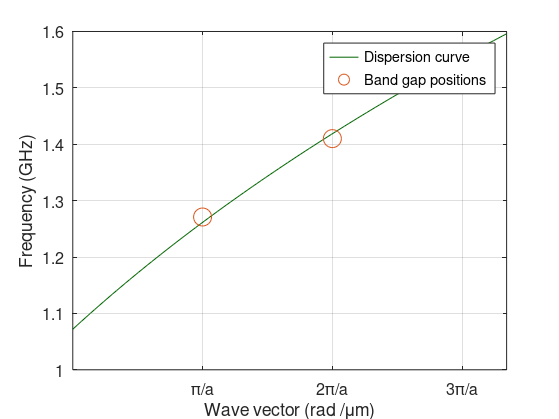
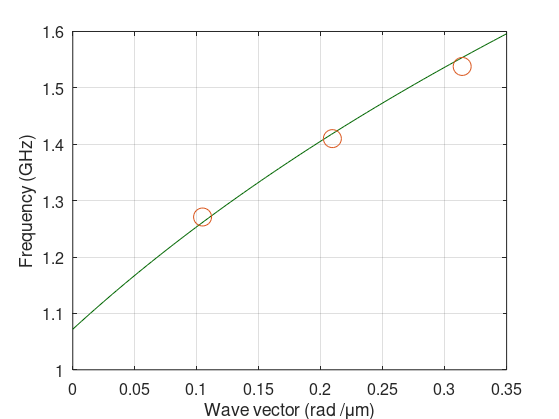
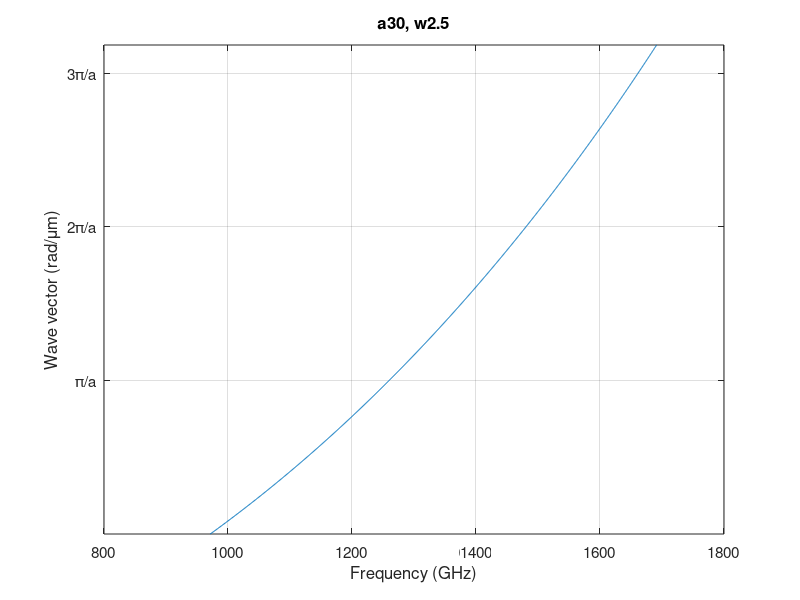

These charts were generated, in order, by the following MATLAB code:
close all
clear

F = dir('Copy_of_5.00mT_135.00deg_985232730.txt');

xdata = zeros(512, length(F));
ydata1 = xdata;
ydata2 = xdata;

rfreq = [1.271 1.410 1.538];
ramp = [0.0001029, 0.0001449, 0.0001387];

for k = 1:length(F)  
   read = dlmread(F(k).name);
  
   xdata(:,k) = read(:,1);
   ydata1(:,k) = read(:,6);
   ydata2(:,k) = read(:,2);
   
   figure
   plot(xdata(:,k), ydata1(:,k))
   xlabel('Frequency (GHz)')
   ylabel('Re(permeability)')
   set(gca,'FontSize',11.5);
   
  % title(F(k).name)
   
   h = figure;
   plot(xdata(:,k), ydata1(:,k))%, 'Color', [0 0.5 0])
   xlabel('Frequency (GHz)')
   ylabel('Re(S_{12}) (arb. units)')
   hold on
%   plot(rfreq, ramp, 'o', 'markers', 13)
   set(gca,'FontSize',11.6)
   legend('Raw data', 'Bandgap centers')
   xlim([0.7,2])
   
   set(h,'Units','Inches');

pos = get(h,'Position');

set(h,'PaperPositionMode','Auto','PaperUnits','Inches','PaperSize',[pos(3), pos(4)])

print(h,'filename','-dpdf','-r0')
   
  % title('5 mT')
   
end

% Plotting

h = 50; % 5 mT so 0.5 Oe
y = 2.84; % Mhz/Oe
meff = 2290; % 4\pi*M_eff (Gauss)

fh = y*h;
fm = y*meff;

k = linspace(0, 0.4, 1000);
d0 = 130*0+0.25;

bragg = (1:4)*pi/25;

f1 = sqrt((fh + fm/2).^2 - (fm/2).^2*exp(-2*k*d0));


figure
plot(f1, k)
xlabel('Frequency (GHz)')
ylabel('Wave vector (rad/\mum)')
title('a30, w2.5')
yticks(bragg)
yticklabels({'\pi/a', '2\pi/a', '3\pi/a', '4\pi/a'})
set(gca,'FontSize',11);
grid on

% Dispersion formula from paper

H_ext = 5; % mT
H_ani = 1.5; % mT
Ms = 229*0+219; % mT
d = 0.23; % \mum
a = 30; % \mum

kk = linspace(0, 0.35,100);
conversion = 4*pi*10^(-7);
bragg2 = (1:3)*pi/a;
gamma = 0.028;

f2 = gamma*sqrt((H_ext + H_ani)*(H_ext + H_ani + Ms) + Ms^2/4*(1-exp(-2*kk*d)));

f2D = gamma*sqrt((H_ext + H_ani)*(H_ext + H_ani + Ms) + Ms^2/4*(1-exp(-2*bragg2*d)));

h1 = figure;
plot(kk, f2, 'Color', [0 0.4 0])
ylabel('Frequency (GHz)')
xlabel('Wave vector (rad /\mum)')
%title('a30w2.5, 5 mT')
xticks(bragg2)
xticklabels({'\pi/a', '2\pi/a', '3\pi/a'})
%rfreq = [1271 1410 1538];
%ramp = [0.0001061, 0.0001449, 0.0001387];
hold on
grid on
plot(bragg2, rfreq,'o', 'markers', 13)
set(gca,'FontSize',11.6)
legend('Dispersion curve', 'Band gap positions')
%plot(rfeq, ramp)
   set(h1,'Units','Inches');

pos = get(h1,'Position');

set(h1,'PaperPositionMode','Auto','PaperUnits','Inches','PaperSize',[pos(3), pos(4)])

print(h1,'filename','-dpdf','-r0')


h2 = figure;
plot(kk, f2, 'Color', [0 0.4 0])
ylabel('Frequency (GHz)')
xlabel('Wave vector (rad /\mum)')
%title('a30w2.5, 5 mT')
%xticks(bragg2)
%xticklabels({'\pi/a', '2\pi/a', '3\pi/a'})
%rfreq = [1271 1410 1538];
%ramp = [0.0001061, 0.0001449, 0.0001387];
hold on
grid on
plot(bragg2, rfreq,'o', 'markers', 13)
set(gca,'FontSize',11.6)
%legend('Calculated dispersion curve', 'Band gap centers')
%plot(rfeq, ramp)
   set(h2,'Units','Inches');

pos = get(h2,'Position');

set(h2,'PaperPositionMode','Auto','PaperUnits','Inches','PaperSize',[pos(3), pos(4)])

print(h2,'filename','-dpdf','-r0')

ax1=gca;

%ax2 = axes('Position', get(ax1, 'Position'),'Color', 'none');

%set(ax1,'YAxisLocation','Right');
%set(ax2, 'XAxisLocation', 'top','YAxisLocation','Right');


% set(ax2, 'XLim', get(ax1, 'XLim'),'YLim', get(ax1, 'YLim'));
% 
% set(ax2, 'XTick', get(ax1, 'XTick'), 'YTick', get(ax1, 'YTick'))

% OppTickLabels = {'a' 'b' 'c' 'd' 'e' 'f' 'g' 'h' 'i' 'j' 'k'}
% 
% % Set the x-tick and y-tick  labels for the second axes
% 
% set(ax2, 'XTickLabel', OppTickLabels,'YTickLabel',OppTickLabels);


%rfreq = [1271 1410 1538]; % Real central frequencies

f2(100)

% h3 = figure;
% plot(k, f31)
% hold on
% plot(k, f32)
% xlabel('Wavevector k (rad/\mum)')
% ylabel('Frequency (MHz)', 'FontSize', 11)
% legend({'130 nm', '260 nm'}, 'FontSize', 12)
% title('MSSW')
% 
% set(h3,'Units','Inches');
% 
% pos = get(h3,'Position');
% 
% set(h3,'PaperPositionMode','Auto','PaperUnits','Inches','PaperSize',[pos(3), pos(4)])
% 
% print(h3,'filename','-dpdf','-r0')


